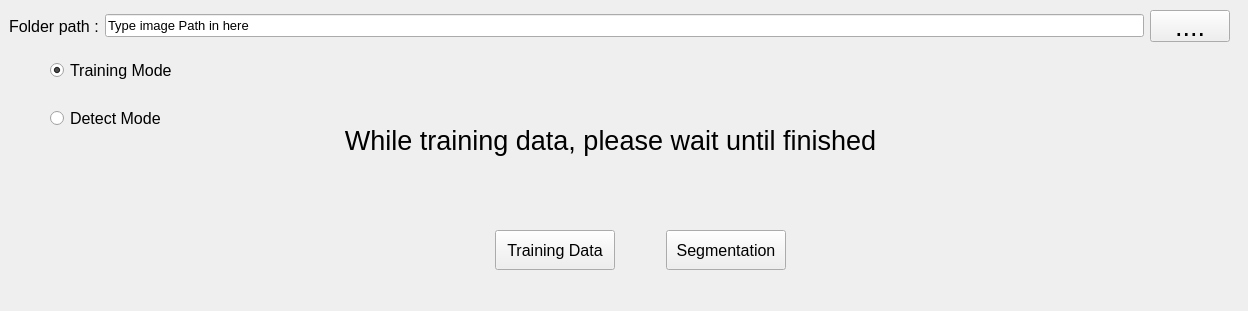
<?xml version="1.0" encoding="UTF-8"?>
<ui version="4.0">
 <class>MainWindow</class>
 <widget class="QMainWindow" name="MainWindow">
  <property name="geometry">
   <rect>
    <x>0</x>
    <y>0</y>
    <width>1248</width>
    <height>311</height>
   </rect>
  </property>
  <property name="windowTitle">
   <string>MainWindow</string>
  </property>
  <widget class="QWidget" name="centralwidget">
   <widget class="QWidget" name="horizontalLayoutWidget">
    <property name="geometry">
     <rect>
      <x>450</x>
      <y>220</y>
      <width>381</width>
      <height>61</height>
     </rect>
    </property>
    <layout class="QHBoxLayout">
     <property name="spacing">
      <number>6</number>
     </property>
     <item>
      <widget class="QPushButton" name="pushButton_trainingData">
       <property name="enabled">
        <bool>true</bool>
       </property>
       <property name="maximumSize">
        <size>
         <width>120</width>
         <height>40</height>
        </size>
       </property>
       <property name="font">
        <font>
         <pointsize>12</pointsize>
        </font>
       </property>
       <property name="text">
        <string>Training Data</string>
       </property>
      </widget>
     </item>
     <item>
      <widget class="QPushButton" name="pushButton_segmentation">
       <property name="enabled">
        <bool>true</bool>
       </property>
       <property name="sizePolicy">
        <sizepolicy hsizetype="Minimum" vsizetype="Fixed">
         <horstretch>0</horstretch>
         <verstretch>0</verstretch>
        </sizepolicy>
       </property>
       <property name="maximumSize">
        <size>
         <width>120</width>
         <height>40</height>
        </size>
       </property>
       <property name="font">
        <font>
         <pointsize>12</pointsize>
        </font>
       </property>
       <property name="layoutDirection">
        <enum>Qt::LeftToRight</enum>
       </property>
       <property name="text">
        <string>Segmentation</string>
       </property>
      </widget>
     </item>
    </layout>
   </widget>
   <widget class="QWidget" name="horizontalLayoutWidget_2">
    <property name="geometry">
     <rect>
      <x>9</x>
      <y>10</y>
      <width>1221</width>
      <height>32</height>
     </rect>
    </property>
    <layout class="QHBoxLayout" name="horizontalLayout">
     <item>
      <widget class="QLabel" name="label_FolerPath">
       <property name="font">
        <font>
         <pointsize>12</pointsize>
        </font>
       </property>
       <property name="text">
        <string>Folder path :</string>
       </property>
      </widget>
     </item>
     <item>
      <widget class="QLineEdit" name="lineEdit_FolderPath">
       <property name="font">
        <font>
         <pointsize>10</pointsize>
        </font>
       </property>
       <property name="text">
        <string>Type image Path in here</string>
       </property>
      </widget>
     </item>
     <item>
      <widget class="QPushButton" name="pushButton_OpenFileBroswer">
       <property name="enabled">
        <bool>true</bool>
       </property>
       <property name="sizePolicy">
        <sizepolicy hsizetype="Fixed" vsizetype="Fixed">
         <horstretch>0</horstretch>
         <verstretch>0</verstretch>
        </sizepolicy>
       </property>
       <property name="minimumSize">
        <size>
         <width>20</width>
         <height>30</height>
        </size>
       </property>
       <property name="maximumSize">
        <size>
         <width>150</width>
         <height>40</height>
        </size>
       </property>
       <property name="baseSize">
        <size>
         <width>100</width>
         <height>30</height>
        </size>
       </property>
       <property name="font">
        <font>
         <pointsize>20</pointsize>
        </font>
       </property>
       <property name="text">
        <string>....</string>
       </property>
      </widget>
     </item>
    </layout>
   </widget>
   <widget class="QLabel" name="label_NotifyStatus">
    <property name="geometry">
     <rect>
      <x>20</x>
      <y>120</y>
      <width>1181</width>
      <height>41</height>
     </rect>
    </property>
    <property name="font">
     <font>
      <pointsize>20</pointsize>
     </font>
    </property>
    <property name="frameShape">
     <enum>QFrame::NoFrame</enum>
    </property>
    <property name="text">
     <string>While training data, please wait until finished</string>
    </property>
    <property name="alignment">
     <set>Qt::AlignCenter</set>
    </property>
   </widget>
   <widget class="QRadioButton" name="radioButton_trainingMode">
    <property name="geometry">
     <rect>
      <x>50</x>
      <y>60</y>
      <width>141</width>
      <height>21</height>
     </rect>
    </property>
    <property name="font">
     <font>
      <pointsize>12</pointsize>
     </font>
    </property>
    <property name="text">
     <string>Training Mode</string>
    </property>
    <property name="checkable">
     <bool>true</bool>
    </property>
    <property name="checked">
     <bool>true</bool>
    </property>
   </widget>
   <widget class="QRadioButton" name="radioButtonDetectedMode">
    <property name="geometry">
     <rect>
      <x>50</x>
      <y>110</y>
      <width>251</width>
      <height>17</height>
     </rect>
    </property>
    <property name="font">
     <font>
      <pointsize>12</pointsize>
     </font>
    </property>
    <property name="text">
     <string>Detect Mode</string>
    </property>
   </widget>
  </widget>
 </widget>
 <resources/>
 <connections/>
</ui>
